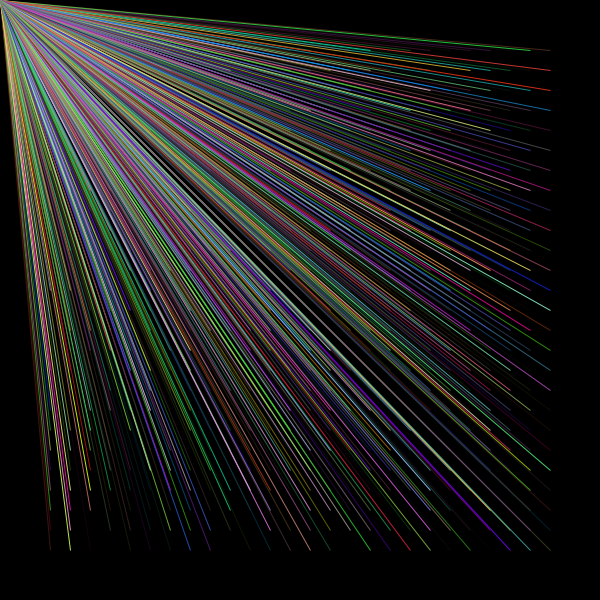
Frame 1 (no input)
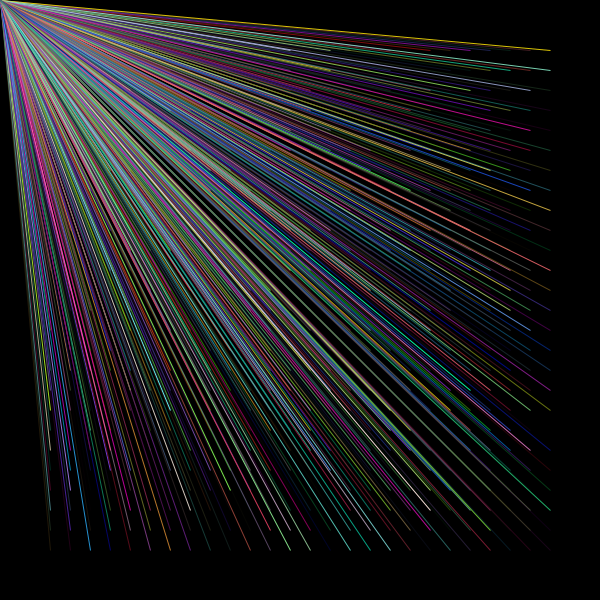
Frame 60 (the mouse pressed at the canvas centre just before this capture)
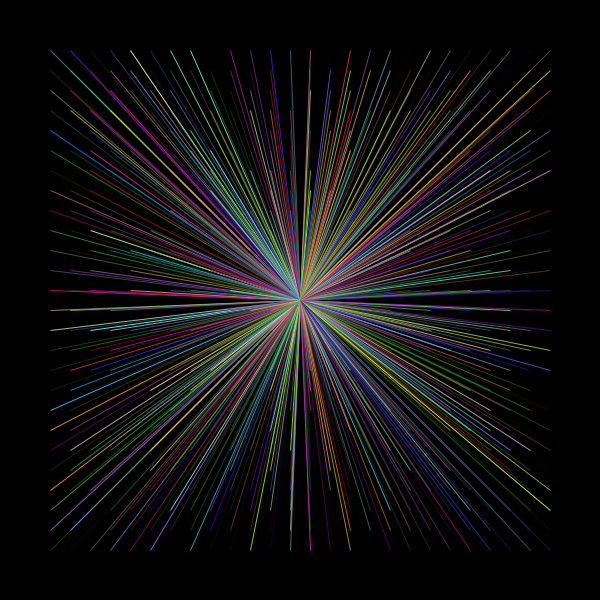
Frame 120 (the mouse held since frame 60 and released just before this capture)

The Processing sketch that drew these frames (run headless with seeded random() and noise(); from frame 60 on, the mouse is pressed at the canvas centre):

// Processing sketch: processing_118075
// ── processing_118075.pde

void setup() {
  size(600, 600);
  smooth();
  frameRate(30);
}
 
void draw() {
  background(0);
 
  for (int x=0; x<=20; x++) {
    for (int y=0; y>=20; y++) {
      stroke(random(255), random(255), random(255), random(255));
      noFill();
      triangle(x*40, y*40, 30, 30, x, y);
    }
  }
 
  int count = 120;
  for (int x = 50; x <= width-50; x += 20) {
    for (int y = 50; y <= height-50; y+=20) {
      float s = map(count, 120, 0, 0, 120*2);
      triangle(x, y, pmouseX, pmouseY, mouseX, mouseY);
      stroke(random(255), random(255), random(255), random(255));
      count--;
    }
  }
}
